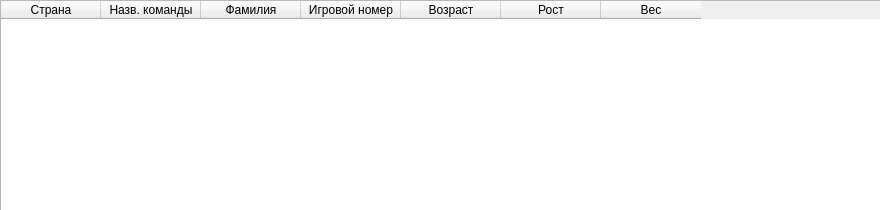
<?xml version="1.0" encoding="UTF-8"?>
<ui version="4.0">
 <class>Dialog</class>
 <widget class="QDialog" name="Dialog">
  <property name="geometry">
   <rect>
    <x>0</x>
    <y>0</y>
    <width>880</width>
    <height>210</height>
   </rect>
  </property>
  <property name="windowTitle">
   <string>Dialog</string>
  </property>
  <widget class="QTableWidget" name="tableWidget">
   <property name="geometry">
    <rect>
     <x>0</x>
     <y>0</y>
     <width>881</width>
     <height>211</height>
    </rect>
   </property>
   <column>
    <property name="text">
     <string>Страна</string>
    </property>
   </column>
   <column>
    <property name="text">
     <string>Назв. команды</string>
    </property>
   </column>
   <column>
    <property name="text">
     <string>Фамилия</string>
    </property>
   </column>
   <column>
    <property name="text">
     <string>Игровой номер</string>
    </property>
   </column>
   <column>
    <property name="text">
     <string>Возраст</string>
    </property>
   </column>
   <column>
    <property name="text">
     <string>Рост</string>
    </property>
   </column>
   <column>
    <property name="text">
     <string>Вес</string>
    </property>
   </column>
  </widget>
 </widget>
 <resources/>
 <connections/>
</ui>
